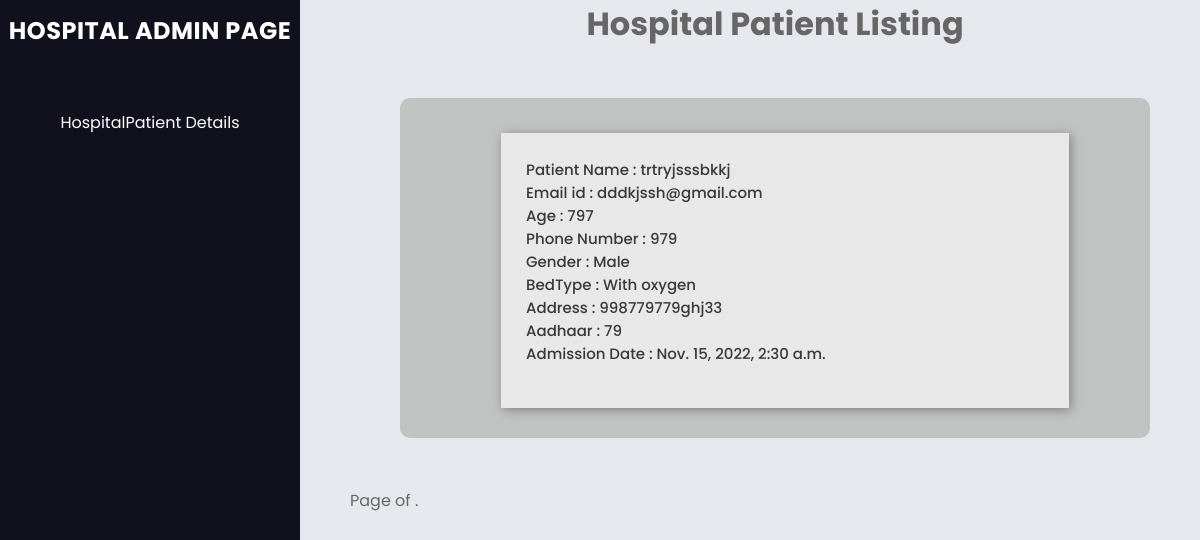
/hospital/3/details, run on the app's committed database.
### app/models.py (models this page shows)
class HospitalPatientDetails(models.Model):
    gender_type = (
        (None,"please select"),
        ("Male", "Male"),
        ("Female", "Female"),
    )
    severity = (
        (None,"please select"),
        ("High", "High"),
        ("Low", "Low"),
    )
    bed_type = (
        (None,"please select"),
        ("With oxygen", "With oxygen"),
        ("Without oxygen", "Without oxygen"),
    )
    hospital_id = models.IntegerField(blank=True,null=True)
    username = models.CharField(default="",max_length=20)
    email = models.EmailField(_('email address'), unique=True)
    age = models.IntegerField(blank=True,null=True)
    phone_number = models.CharField(default=0,max_length=10)
    gender = models.CharField(max_length=20,blank=True,null=True,choices=gender_type,default=None)
    address = models.TextField(blank=True,null=True)
    relative_address = models.TextField(blank=True,null=True)
    relative_contact = models.CharField(default=0,max_length=10)
    serverity = models.CharField(max_length=20,blank=True,null=True,choices=severity,default=None)
    aadhaar_number = models.CharField(default="",max_length=12)
    bed_type = models.CharField(max_length=20,blank=True,null=True,choices=bed_type,default=None)
    admission_date= models.DateTimeField(default=timezone.now)
    status = models.BooleanField(default=False)

### app/views.py (the view)
# urls.py: path('hospital/<pk>/details', hospital_patient_details, name="hospital-details"),
def hospital_patient_details(request,pk):
    h_p = HospitalPatientDetails.objects.filter(hospital_id=pk)
    paginator = Paginator(h_p, 10) # Show 25 contacts per page.
    page_number = request.GET.get('page')
    page_obj = paginator.get_page(page_number)
    return render(request, 'hospital_patient.html',{"page_obj":h_p})

### templates/hospital_patient.html (shortened to what this page needs)
<!DOCTYPE html>
<html lang="en">
  <head>
    {% load static %}
    <link rel="stylesheet" href="https://cdnjs.cloudflare.com/ajax/libs/font-awesome/4.7.0/css/font-awesome.min.css">
    <link rel="stylesheet" href="{% static 'css/dashboard.css' %}">
    <link rel="stylesheet" href="{% static 'css/bar.css' %}">
    <link rel="stylesheet" href="{% static 'css/eventsche.css' %}">
  </head>
  <body>
    <div class="grid-container">
    <div class="sidebar close">
      <div class="logo-details">
          <h2 style="color: #fff; text-align: center; text-transform: uppercase; letter-spacing: 0.5px;">Hospital Admin Page</h2>
      </div>
      <ul class="nav-links">
        <li class="nav-1">
          <p style="color: white;">HospitalPatient Details</p>
        </li>
      </ul>
    </div>
      <div class="main1">
        <h1 style="text-align:center">Hospital Patient Listing</h1>
        {% if page_obj %}
        <div class="cont">
          <ul>
            {% for adm in page_obj %}
            <li class="item_wrap monday online">
                  <div class="item">
                      <div class="item_left">
                          <div class="data">
                              <div class="para">
                                    <p>Patient Name : {{adm.username}}</p>
                                    <p>Email id : {{adm.email}}</p>
                                    <p>Age : {{adm.age}}</p>
                                    <p>Phone Number : {{adm.phone_number}}</p>
                                    <p>Gender : {{adm.gender}}</p>
                                    <p>BedType : {{adm.bed_type}}</p>
                                    <p>Address      : {{adm.address}}</p>
                                    <p>Aadhaar : {{adm.aadhaar_number}}</p>
                                    <p>Admission Date : {{adm.admission_date}}</p>
                                  <br>
                              </div>
                          </div>
                      </div>
                  </div>
              </li>
            {% endfor %}
            </ul>
        </div>
      {% endif %}
      <div class="pagination">
        <span class="step-links">
            <span class="current">
                Page {{ page_obj.number }} of {{ page_obj.paginator.num_pages }}.
            </span>
        </span>
    </div>
  </div>
</div>
  </body>
</html>

### static/css/dashboard.css (style rules this page uses)
* { margin: 0; padding: 0; box-sizing: border-box; }
body { margin: 0; padding: 0; box-sizing: border-box; background-color: #e6e8ed; color: #666666; font-family: "Montserrat", sans-serif; }
.grid-container { display: flex; }
.main1 { width: calc(100% - 350px); position: absolute; right: 0px; }

### static/css/bar.css (style rules this page uses)
* { margin: 0; padding: 0; box-sizing: border-box; font-family: 'Poppins', sans-serif; }
.grid-container { display: flex; }
.main1 { width: calc(100% - 350px); position: absolute; right: 0px; }
.sidebar { position: fixed; top: 0; left: 0; height: 100%; width: 260px; background: #11101d; z-index: 100; transition: all 0.5s ease; }
.sidebar.close { width: 300px; }
.sidebar .logo-details { height: 60px; width: 100%; display: flex; align-items: center; position: relative; }
.nav-links { flex-direction: column; display: flex; align-items: center; }
.logo-details { display: flex; justify-content: center; }
.sidebar .nav-links { height: 100%; padding: 30px 0 150px 0; overflow: auto; }
.sidebar.close .nav-links { overflow: visible; }
.sidebar .nav-links li { position: relative; list-style: none; transition: all 0.4s ease; }
.nav-1 , .nav-2, .nav-3, .nav-4, .nav-5 { padding: 20px; }

### static/css/eventsche.css (style rules this page uses)
* { margin: 0; padding: 0; list-style: none; -webkit-box-sizing: border-box; box-sizing: border-box; }
.cont { flex-basis: 60%; }
.cont .item_wrap { flex-basis: 40%; padding: 20px 20px; background: #c1c2c2; margin: 50px; border-radius: 10px; }
.cont .item { position: relative; display: flex; justify-content: space-evenly; }
.item_wrap .item .item_left { align-items: center; justify-content: space-between; flex-basis: 80%; }
.para { background: rgb(233, 232, 232); margin: 10px; margin-top: 15px; width: 100%; padding: 25px; color: rgb(58, 55, 55); font-size: 15px; font-weight: 500; font-family: 'Andada Pro', serif; box-shadow: 2px 2px 10px gray; }

### data on the page
HospitalPatientDetails: username "trtryjsssbkkj", email "dddkjssh@gmail.com", age "797", phone_number "979", gender "Male", bed_type "With oxygen", address "998779779ghj33", aadhaar_number "79", admission_date "Nov. 15, 2022, 2:30 a.m."
